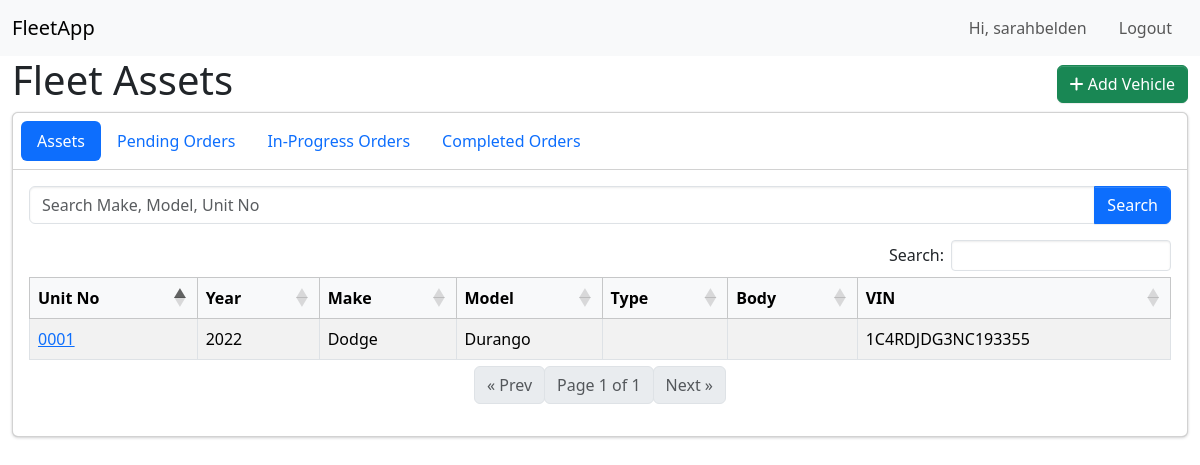
Screenshot of / (signed in) with the database file from the repository.
### app/models.py (models this page shows, shortened)
class User(UserMixin, db.Model):
    __tablename__ = 'user'
    id             = db.Column(db.Integer, primary_key=True)
    username       = db.Column(db.String(80), unique=True, nullable=False)
    password_hash  = db.Column(db.String(128), nullable=False)
    role           = db.Column(db.String(20), nullable=False, default='read-only')

class Vehicle(db.Model):
    __tablename__ = 'vehicle'
    id                 = db.Column(db.Integer, primary_key=True)
    unit_no            = db.Column(db.String(50), nullable=True)
    make               = db.Column(db.String(80), nullable=True)
    model              = db.Column(db.String(80), nullable=True)
    year               = db.Column(db.Integer, nullable=True)
    vin                = db.Column(db.String(120), unique=True, nullable=False)
    photo_filename     = db.Column(db.String(255), nullable=True)
    invoice_filename   = db.Column(db.String(255), nullable=True)
    body               = db.Column(db.String(50), nullable=True)
    type               = db.Column(db.String(50), nullable=True)
    odometer           = db.Column(db.Integer, nullable=True)
    hours              = db.Column(db.Integer, nullable=True)
    registration_exp   = db.Column(db.Date, nullable=True)
    inspection_exp     = db.Column(db.Date, nullable=True)
    insurance_exp      = db.Column(db.Date, nullable=True)
    chargeback         = db.Column(db.String(100), nullable=True)
    department         = db.Column(db.String(100), nullable=True)
    manager            = db.Column(db.String(50), nullable=True)
    director           = db.Column(db.String(50), nullable=True)
    location           = db.Column(db.String(100), nullable=True)
    building           = db.Column(db.String(100), nullable=True)
    data               = db.Column(JSON, nullable=False, default=dict)
    fuel_logs = db.relationship(
        'FuelLog',
        backref='vehicle',
        lazy='dynamic',
        order_by="FuelLog.date.desc()"
    )
    work_orders = db.relationship(
        'WorkOrder',
        backref='vehicle',
        cascade='all, delete-orphan',
        lazy='dynamic'
    )
    maintenance_logs = db.relationship(
        'MaintenanceLog',
        backref='vehicle',
        cascade='all, delete-orphan',
        lazy='dynamic'
    )

### app/routes.py (the view, shortened to what this page needs)
@main.route('/')
@login_required
def home():
    q = request.args.get('q', '').strip()
    page = request.args.get('page', 1, type=int)
    query = Vehicle.query
    pagination = query.order_by(
        cast(Vehicle.unit_no, Integer)
    ).paginate(page=page, per_page=10, error_out=False)
    vehicles = pagination.items
    current_vehicle = vehicles[0] if vehicles else None
    fuel_logs = current_vehicle.fuel_logs.all() if current_vehicle else []
    return render_template(
        'vehicles.html',
        vehicles=vehicles,
        pagination=pagination,
        q=q,
        current_vehicle=current_vehicle,
        fuel_logs=fuel_logs
    )

### app/auth.py (called while the page is built)
@login_manager.user_loader
def load_user(user_id):
    return User.query.get(int(user_id))

### app/templates/vehicles.html (shortened to what this page needs)
{% extends "base.html" %}
{% block content %}
<div class="content-wrapper">
  <section class="content-header">
    <div class="container-fluid d-flex justify-content-between align-items-center">
      <h1>Fleet Assets</h1>
      <a href="{{ url_for('main.add_vehicle') }}" class="btn btn-success">
        <i class="fas fa-plus"></i> Add Vehicle
      </a>
    </div>
  </section>
  <section class="content">
    <div class="container-fluid">
      <div class="card">
        <div class="card-header p-2">
          <ul class="nav nav-pills">
            <li class="nav-item">
              <a class="nav-link active" href="#assets" data-bs-toggle="tab">Assets</a>
            </li>
            <li class="nav-item">
              <a class="nav-link" href="#pending" data-bs-toggle="tab">Pending Orders</a>
            </li>
            <li class="nav-item">
              <a class="nav-link" href="#inprogress" data-bs-toggle="tab">In-Progress Orders</a>
            </li>
            <li class="nav-item">
              <a class="nav-link" href="#completed" data-bs-toggle="tab">Completed Orders</a>
            </li>
          </ul>
        </div>
        <div class="card-body">
          <div class="tab-content">
            <div class="tab-pane fade show active" id="assets">
              <form method="get" class="mb-3">
                <div class="input-group">
                  <input type="text" name="q" class="form-control" placeholder="Search Make, Model, Unit No" value="{{ q }}">
                  <button class="btn btn-primary">Search</button>
                </div>
              </form>
              <table id="vehicleTable" class="table table-striped table-hover table-bordered align-middle">
                <thead class="table-light">
                  <tr>
                    <th scope="col">Unit No</th>
                    <th scope="col">Year</th>
                    <th scope="col">Make</th>
                    <th scope="col">Model</th>
                    <th scope="col">Type</th>
                    <th scope="col">Body</th>
                    <th scope="col">VIN</th>
                  </tr>
                </thead>
                <tbody>
                  {% for v in vehicles %}
                  <tr>
                    <td>
                      <a href="{{ url_for('main.view_logs', vehicle_id=v.id) }}">{{ v.unit_no }}</a>
                    </td>
                    <td>{{ v.year }}</td>
                    <td>{{ v.make }}</td>
                    <td>{{ v.model }}</td>
                    <td>{{ v.data.get('type', '') }}</td>
                    <td>{{ v.data.get('body', '') }}</td>
                    <td>{{ v.vin }}</td>
                  </tr>
                  {% endfor %}
                </tbody>
              </table>
              <nav aria-label="Vehicle pagination">
                <ul class="pagination justify-content-center">
                  {% if pagination.has_prev %}
                    <li class="page-item">
                      <a class="page-link" href="{{ url_for('main.home', page=pagination.prev_num, q=q) }}">« Prev</a>
                    </li>
                  {% else %}
                    <li class="page-item disabled"><span class="page-link">« Prev</span></li>
                  {% endif %}
                  <li class="page-item disabled">
                    <span class="page-link">Page {{ pagination.page }} of {{ pagination.pages }}</span>
                  </li>
                  {% if pagination.has_next %}
                    <li class="page-item">
                      <a class="page-link" href="{{ url_for('main.home', page=pagination.next_num, q=q) }}">Next »</a>
                    </li>
                  {% else %}
                    <li class="page-item disabled"><span class="page-link">Next »</span></li>
                  {% endif %}
                </ul>
              </nav>
            </div>
          </div>
        </div>
      </div>
    </div>
  </section>
</div>
{% endblock %}

### app/templates/base.html (shortened to what this page needs)
<!DOCTYPE html>
<html lang="en">
<head>
  <link
    href="https://cdn.jsdelivr.net/npm/bootstrap@5.3.2/dist/css/bootstrap.min.css"
    rel="stylesheet"
  >
  <link
    rel="stylesheet"
    href="{{ url_for('static', filename='adminlte/css/adminlte.min.css') }}"
  >
  <link
    rel="stylesheet"
    href="https://cdnjs.cloudflare.com/ajax/libs/font-awesome/6.4.0/css/all.min.css"
  >
  <link
    rel="stylesheet"
    href="https://cdn.datatables.net/1.13.6/css/dataTables.bootstrap5.min.css"
  >
</head>
<body class="hold-transition sidebar-mini layout-fixed">
  <div class="wrapper">
    <nav class="navbar navbar-expand-lg navbar-light bg-light">
      <div class="container-fluid">
        <a class="navbar-brand" href="{{ url_for('main.home') }}">FleetApp</a>
        <div class="collapse navbar-collapse" id="navbarContent">
          <ul class="navbar-nav ms-auto">
            {% if current_user.is_authenticated %}
              <li class="nav-item"><span class="nav-link">Hi, {{ current_user.username }}</span></li>
              <li class="nav-item"><a class="nav-link" href="{{ url_for('auth.logout') }}">Logout</a></li>
            {% else %}
              <li class="nav-item"><a class="nav-link" href="{{ url_for('auth.login') }}">Login</a></li>
              <li class="nav-item"><a class="nav-link" href="{{ url_for('auth.register') }}">Register</a></li>
            {% endif %}
          </ul>
        </div>
      </div>
    </nav>
    {% block content %}{% endblock %}
  </div>
</body>
</html>

### rows the page displays
User: username "sarahbelden"
Vehicle: unit_no "0001", year "2022", make "Dodge", model "Durango", vin "1C4RDJDG3NC193355"

### other values shown
{{ pagination.page }} "1"
{{ pagination.pages }} "1"
